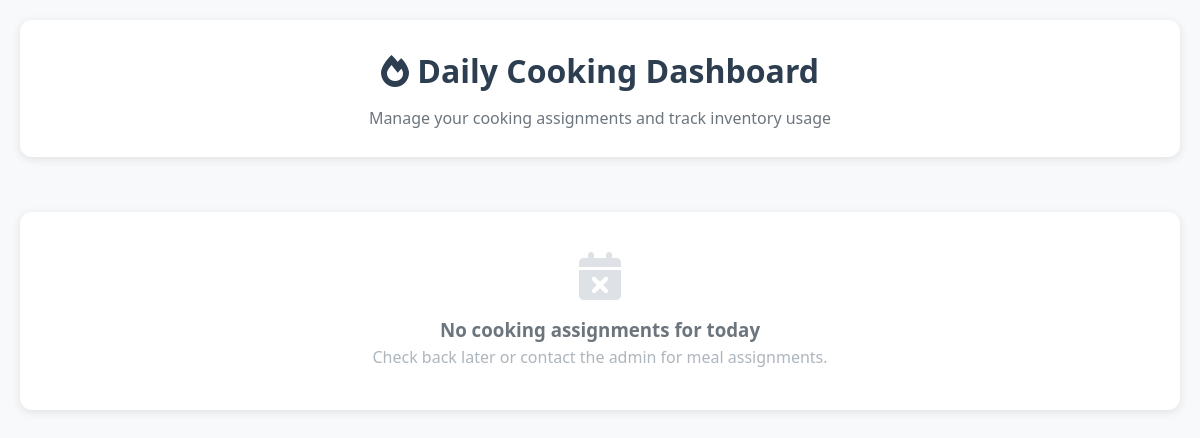
Before: /chef/daily_cooking.php (signed in) with the older database file.
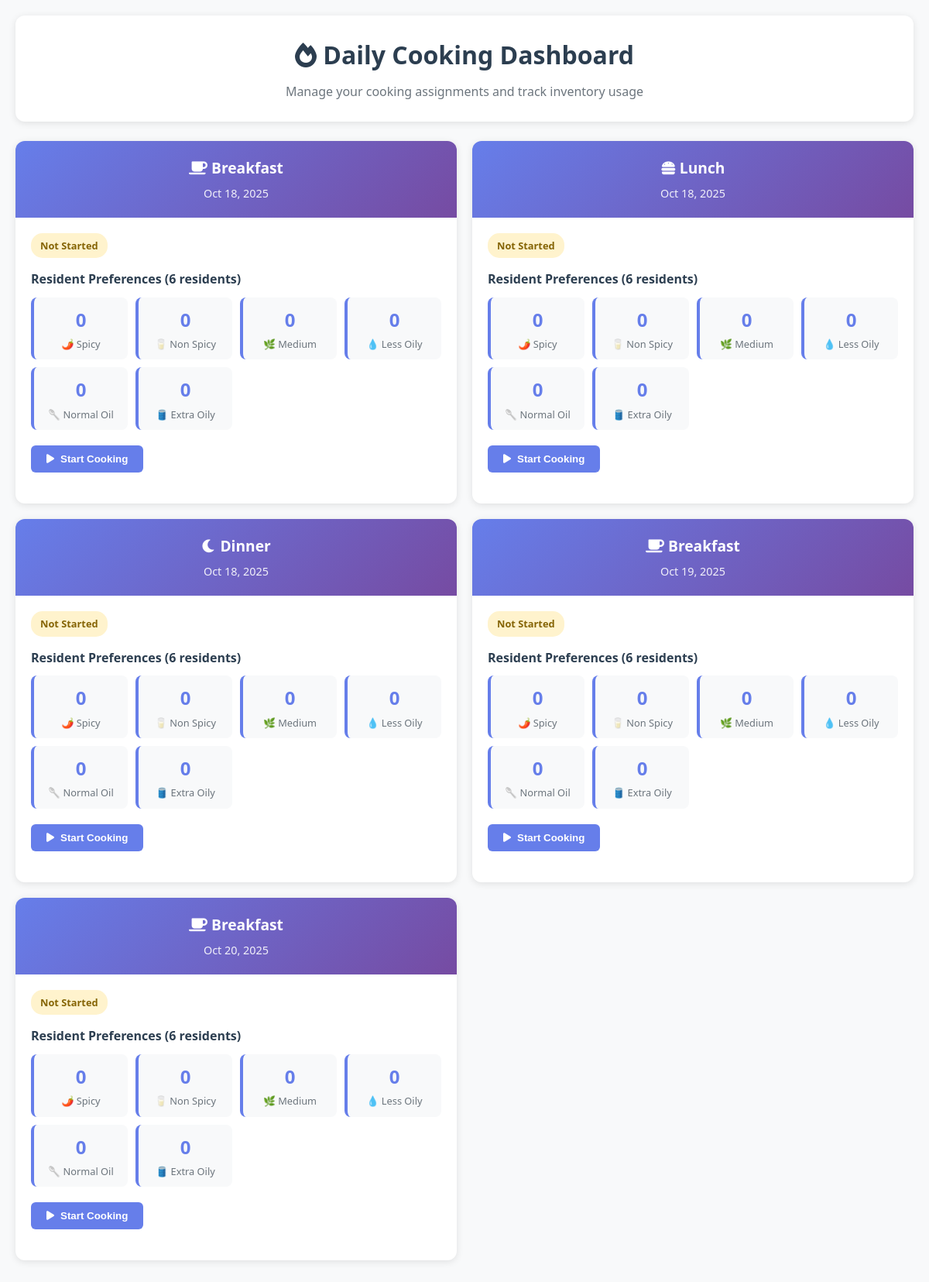
After: the same page with the newer database file.
### tables this page shows
CREATE TABLE `daily_meals` (
  `id` int(11) NOT NULL,
  `meal_date` date NOT NULL,
  `meal_type` enum('Breakfast','Lunch','Dinner','Snack') NOT NULL,
  `prepared_by` int(11) DEFAULT NULL,
  `breakfast_chef_id` int(11) DEFAULT NULL,
  `lunch_chef_id` int(11) DEFAULT NULL,
  `dinner_chef_id` int(11) DEFAULT NULL,
  `created_at` timestamp NOT NULL DEFAULT current_timestamp(),
  `updated_at` timestamp NOT NULL DEFAULT current_timestamp() ON UPDATE current_timestamp(),
  `total_cost` decimal(8,2) DEFAULT 0.00,
  `breakfast_veg_item_1` int(11) DEFAULT NULL,
  `breakfast_veg_item_2` int(11) DEFAULT NULL,
  `breakfast_veg_item_3` int(11) DEFAULT NULL,
  `breakfast_nonveg_item_1` int(11) DEFAULT NULL,
  `breakfast_nonveg_item_2` int(11) DEFAULT NULL,
  `breakfast_nonveg_item_3` int(11) DEFAULT NULL,
  `breakfast_drinks_item_1` int(11) DEFAULT NULL,
  `breakfast_drinks_item_2` int(11) DEFAULT NULL,
  `lunch_veg_item_1` int(11) DEFAULT NULL,
  `lunch_veg_item_2` int(11) DEFAULT NULL,
  `lunch_veg_item_3` int(11) DEFAULT NULL,
  `lunch_nonveg_item_1` int(11) DEFAULT NULL,
  `lunch_nonveg_item_2` int(11) DEFAULT NULL,
  `lunch_nonveg_item_3` int(11) DEFAULT NULL,
  `lunch_drinks_item_1` int(11) DEFAULT NULL,
  `lunch_drinks_item_2` int(11) DEFAULT NULL,
  `dinner_veg_item_1` int(11) DEFAULT NULL,
  `dinner_veg_item_2` int(11) DEFAULT NULL,
  `dinner_veg_item_3` int(11) DEFAULT NULL,
  `dinner_nonveg_item_1` int(11) DEFAULT NULL,
  `dinner_nonveg_item_2` int(11) DEFAULT NULL,
  `dinner_nonveg_item_3` int(11) DEFAULT NULL,
  `dinner_drinks_item_1` int(11) DEFAULT NULL,
  `dinner_drinks_item_2` int(11) DEFAULT NULL,
  `breakfast_cooking_status` enum('not_started','in_progress','completed') DEFAULT 'not_started',
  `lunch_cooking_status` enum('not_started','in_progress','completed') DEFAULT 'not_started',
  `dinner_cooking_status` enum('not_started','in_progress','completed') DEFAULT 'not_started',
  `breakfast_started_at` timestamp NULL DEFAULT NULL,
  `lunch_started_at` timestamp NULL DEFAULT NULL,
  `dinner_started_at` timestamp NULL DEFAULT NULL,
  `breakfast_completed_at` timestamp NULL DEFAULT NULL,
  `lunch_completed_at` timestamp NULL DEFAULT NULL,
  `dinner_completed_at` timestamp NULL DEFAULT NULL
);

### chef/daily_cooking.php (the view, shortened to what the changed rows need)
<?php
$database = new Database();
$db = $database->getConnection();
$chef_query = "SELECT id FROM chefs WHERE user_id = :user_id";
$chef_stmt = $db->prepare($chef_query);
$chef_stmt->bindParam(':user_id', $_SESSION['user_id']);
$chef_stmt->execute();
$chef = $chef_stmt->fetch(PDO::FETCH_ASSOC);
$chef_id = $chef['id'];
$today = date('Y-m-d');
$assignments_query = "SELECT
    dm.id as daily_meal_id,
    dm.meal_date,
    dm.meal_type,
    CASE
        WHEN dm.meal_type = 'Breakfast' THEN dm.breakfast_chef_id
        WHEN dm.meal_type = 'Lunch' THEN dm.lunch_chef_id
        WHEN dm.meal_type = 'Dinner' THEN dm.dinner_chef_id
    END as assigned_chef_id,
    COUNT(r.id) as total_residents,
    COUNT(CASE WHEN mp.spice_level = 'Spicy' THEN 1 END) as spicy_count,
    COUNT(CASE WHEN mp.spice_level = 'Non Spicy' THEN 1 END) as non_spicy_count,
    COUNT(CASE WHEN mp.spice_level = 'Medium' THEN 1 END) as medium_spicy_count,
    COUNT(CASE WHEN mp.oil_preference = 'Less oily' THEN 1 END) as less_oily_count,
    COUNT(CASE WHEN mp.oil_preference = 'Normal' THEN 1 END) as normal_oil_count,
    COUNT(CASE WHEN mp.oil_preference = 'Extra oily' THEN 1 END) as extra_oily_count,
    cs.cooking_status,
    cs.started_at,
    cs.completed_at,
    cs.id as session_id
FROM daily_meals dm
LEFT JOIN residents r ON 1=1
LEFT JOIN meal_preferences mp ON r.id = mp.resident_id
    AND mp.meal_date = dm.meal_date
    AND mp.meal_type = dm.meal_type
LEFT JOIN chef_cooking_sessions cs ON cs.chef_id = ?
    AND cs.meal_date = dm.meal_date
    AND cs.meal_type = dm.meal_type
WHERE dm.meal_date >= ?
    AND dm.meal_date <= DATE_ADD(?, INTERVAL 2 DAY)
    AND (
        (dm.meal_type = 'Breakfast' AND dm.breakfast_chef_id = ?) OR
        (dm.meal_type = 'Lunch' AND dm.lunch_chef_id = ?) OR
        (dm.meal_type = 'Dinner' AND dm.dinner_chef_id = ?)
    )
GROUP BY dm.id, dm.meal_date, dm.meal_type, assigned_chef_id, cs.cooking_status, cs.started_at, cs.completed_at, cs.id
ORDER BY dm.meal_date, FIELD(dm.meal_type, 'Breakfast', 'Lunch', 'Dinner')";
$assignments_stmt = $db->prepare($assignments_query);
$assignments_stmt->execute([$chef_id, $today, $today, $chef_id, $chef_id, $chef_id]);
$assignments = $assignments_stmt->fetchAll(PDO::FETCH_ASSOC);
?>
<!DOCTYPE html>
<html lang="en">
<head>
    <link href="https://cdnjs.cloudflare.com/ajax/libs/font-awesome/6.0.0/css/all.min.css" rel="stylesheet">
</head>
<body>
    <div class="cooking-container">
        <div class="cooking-header">
            <h1><i class="fas fa-fire"></i> Daily Cooking Dashboard</h1>
        </div>
        <div class="assignments-grid">
            <?php foreach ($assignments as $assignment): ?>
            <div class="assignment-card">
                <div class="assignment-header">
                    <div class="meal-info">
                        <?php
                        $icon = '';
                        if ($assignment['meal_type'] === 'Breakfast') $icon = 'fa-coffee';
                        elseif ($assignment['meal_type'] === 'Lunch') $icon = 'fa-hamburger';
                        else $icon = 'fa-moon';
                        ?>
                        <i class="fas <?php echo $icon; ?>"></i>
                        <?php echo $assignment['meal_type']; ?>
                    </div>
                    <div class="meal-date"><?php echo date('M j, Y', strtotime($assignment['meal_date'])); ?></div>
                </div>
                <div class="assignment-body">
                    <div class="status-badge status-<?php echo strtolower(str_replace(' ', '-', $assignment['cooking_status'] ?? 'not-started')); ?>">
                        <?php echo $assignment['cooking_status'] ?? 'Not Started'; ?>
                    </div>
                    <div class="preferences-section">
                        <div class="preferences-title">Resident Preferences (<?php echo $assignment['total_residents']; ?> residents)</div>
                        <div class="preferences-grid">
                            <div class="preference-item">
                                <div class="preference-count"><?php echo $assignment['spicy_count']; ?></div>
                                <div class="preference-label">🌶️ Spicy</div>
                            </div>
                            <div class="preference-item">
                                <div class="preference-count"><?php echo $assignment['non_spicy_count']; ?></div>
                                <div class="preference-label">🥛 Non Spicy</div>
                            </div>
                            <div class="preference-item">
                                <div class="preference-count"><?php echo $assignment['medium_spicy_count']; ?></div>
                                <div class="preference-label">🌿 Medium</div>
                            </div>
                            <div class="preference-item">
                                <div class="preference-count"><?php echo $assignment['less_oily_count']; ?></div>
                                <div class="preference-label">💧 Less Oily</div>
                            </div>
                            <div class="preference-item">
                                <div class="preference-count"><?php echo $assignment['normal_oil_count']; ?></div>
                                <div class="preference-label">🥄 Normal Oil</div>
                            </div>
                            <div class="preference-item">
                                <div class="preference-count"><?php echo $assignment['extra_oily_count']; ?></div>
                                <div class="preference-label">🛢️ Extra Oily</div>
                            </div>
                        </div>
                    </div>
                    <div class="cooking-actions">
                        <?php if (!$assignment['cooking_status'] || $assignment['cooking_status'] === 'Not Started'): ?>
                            <form method="POST" style="display: inline;">
                                <button type="submit" name="start_cooking" class="btn btn-primary">
                                    <i class="fas fa-play"></i> Start Cooking
                                </button>
                            </form>
                        <?php endif; ?>
                    </div>
                </div>
            </div>
            <?php endforeach; ?>
        </div>
        <?php if (empty($assignments)): ?>
        <div class="assignment-card">
            <div class="assignment-body" style="text-align: center; padding: 40px;">
                <i class="fas fa-calendar-times" style="font-size: 3rem; color: #dee2e6; margin-bottom: 15px;"></i>
                <h3 style="color: #6c757d;">No cooking assignments for today</h3>
                <p style="color: #adb5bd;">Check back later or contact the admin for meal assignments.</p>
            </div>
        </div>
        <?php endif; ?>
    </div>
</body>
</html>

Changed rows visible on the page:
added daily_meals: meal_type "Breakfast", meal_date "Oct 18, 2025", cooking_status "Not Started", total_residents "6", spicy_count "0", non_spicy_count "0", medium_spicy_count "0", less_oily_count "0", normal_oil_count "0", extra_oily_count "0"
added daily_meals: meal_type "Lunch", meal_date "Oct 18, 2025", cooking_status "Not Started", total_residents "6", spicy_count "0", non_spicy_count "0", medium_spicy_count "0", less_oily_count "0", normal_oil_count "0", extra_oily_count "0"
added daily_meals: meal_type "Dinner", meal_date "Oct 18, 2025", cooking_status "Not Started", total_residents "6", spicy_count "0", non_spicy_count "0", medium_spicy_count "0", less_oily_count "0", normal_oil_count "0", extra_oily_count "0"
added daily_meals: meal_type "Breakfast", meal_date "Oct 19, 2025", cooking_status "Not Started", total_residents "6", spicy_count "0", non_spicy_count "0", medium_spicy_count "0", less_oily_count "0", normal_oil_count "0", extra_oily_count "0"
added daily_meals: meal_type "Breakfast", meal_date "Oct 20, 2025", cooking_status "Not Started", total_residents "6", spicy_count "0", non_spicy_count "0", medium_spicy_count "0", less_oily_count "0", normal_oil_count "0", extra_oily_count "0"
Other visible differences:
text no longer shown: "No cooking assignments for today Check back later or contact the admin for meal assignments."
